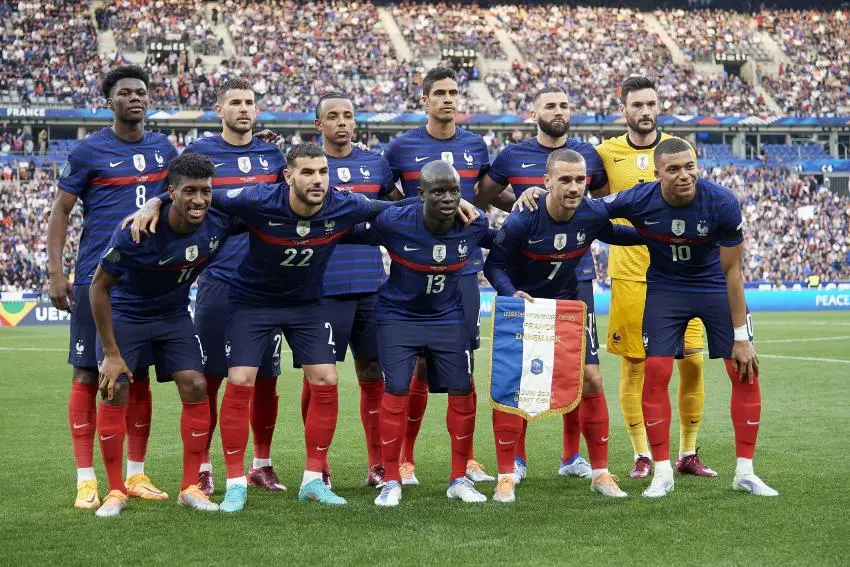
#> input picture tf.png, 850 x 567 px
$ python face_detector.py
#> lines starting #> are read from the running program, lines starting #| are printed output that depends on the picture; after the words box and inside, x2 and y2 are one past the last pixel; in counts of white or black regions, pixels touching at a corner belong together
import cv2

trained_face_data = cv2.CascadeClassifier(
    'haarcascade_frontalface_default.xml')

img = cv2.imread('tf.png')
#> img is the input picture: shape (567, 850, 3); mean B, G, R 99.5, 110.6, 113.9
grayscaled_img = cv2.cvtColor(img, cv2.COLOR_BGR2GRAY)
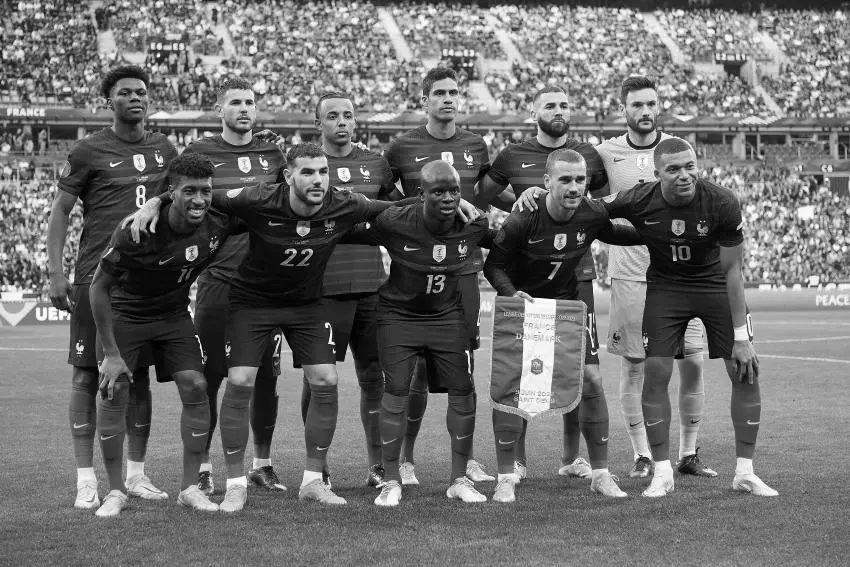
#> grayscaled_img: shape (567, 850); min 0, max 255, mean 110.3

face_coordinates = trained_face_data.detectMultiScale(grayscaled_img)
#> face_coordinates = [[222, 87, 41, 41], [425, 75, 46, 46], [540, 92, 39, 39], [319, 97, 44, 44], [111, 75, 43, 43], [624, 88, 44, 44], [289, 151, 52, 52], [547, 162, 49, 49], [656, 148, 52, 52]]

# Draw rectagles around the faces
for (x, y, w, h) in face_coordinates:
    cv2.rectangle(img, (x, y), (x+w, y+h), (0, 255, 0), 2)
#> this loop made 9 passes
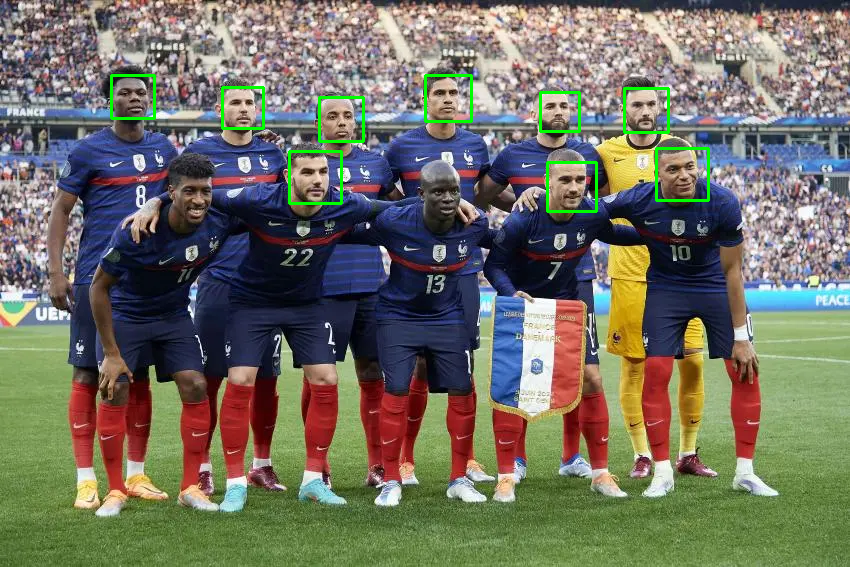
#> img: shape (567, 850, 3); 1.01% of pixels changed, all inside (x1, y1, x2, y2) = (110, 74, 710, 213)


cv2.imshow('Face Detector App', img)
cv2.waitKey()

print("Code completed")

$ run again, with fs.jpg saved as tf.png
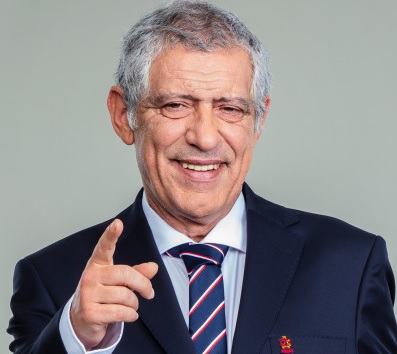
#> input picture fs.jpg, 397 x 354 px
#> img is the input picture: shape (354, 397, 3); mean B, G, R 133.4, 131.3, 137.3
#> `grayscaled_img = cv2.cvtColor(img, cv2.COLOR_BGR2GRAY)`:
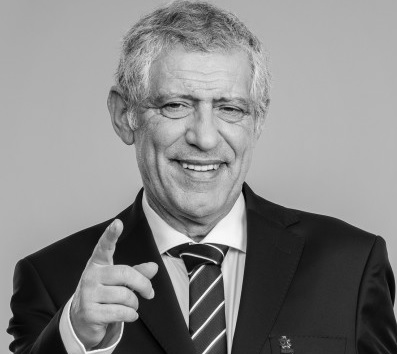
#> grayscaled_img: shape (354, 397); min 1, max 254, mean 133.4
#> face_coordinates = [[129, 49, 152, 152]]
#> the loop `for (x, y, w, h) in face_coordinates:` made 1 pass
#> after the loop `for (x, y, w, h) in face_coordinates:`:
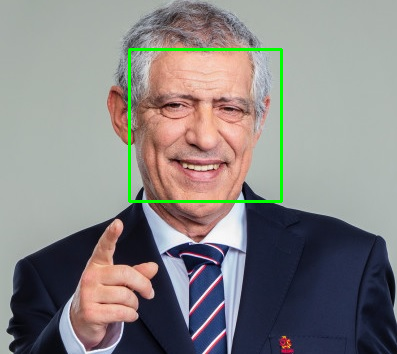
#> img: shape (354, 397, 3); 1.3% of pixels changed, all inside (x1, y1, x2, y2) = (128, 48, 283, 203)
